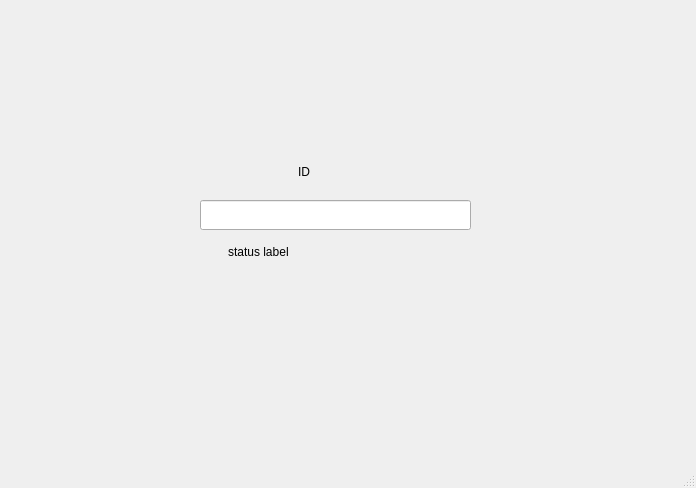
<?xml version="1.0" encoding="UTF-8"?>
<ui version="4.0">
 <class>MainWindow</class>
 <widget class="QMainWindow" name="MainWindow">
  <property name="geometry">
   <rect>
    <x>0</x>
    <y>0</y>
    <width>696</width>
    <height>488</height>
   </rect>
  </property>
  <property name="windowTitle">
   <string>MainWindow</string>
  </property>
  <widget class="QWidget" name="centralwidget">
   <widget class="QLabel" name="id_label">
    <property name="geometry">
     <rect>
      <x>298</x>
      <y>160</y>
      <width>86</width>
      <height>23</height>
     </rect>
    </property>
    <property name="text">
     <string>ID</string>
    </property>
   </widget>
   <widget class="QLabel" name="status_label">
    <property name="geometry">
     <rect>
      <x>228</x>
      <y>240</y>
      <width>231</width>
      <height>23</height>
     </rect>
    </property>
    <property name="text">
     <string>status label</string>
    </property>
   </widget>
   <widget class="QLineEdit" name="id_lineEdit">
    <property name="geometry">
     <rect>
      <x>200</x>
      <y>200</y>
      <width>271</width>
      <height>30</height>
     </rect>
    </property>
   </widget>
  </widget>
  <widget class="QMenuBar" name="menubar">
   <property name="geometry">
    <rect>
     <x>0</x>
     <y>0</y>
     <width>696</width>
     <height>28</height>
    </rect>
   </property>
  </widget>
  <widget class="QStatusBar" name="statusbar"/>
 </widget>
 <resources/>
 <connections/>
</ui>
